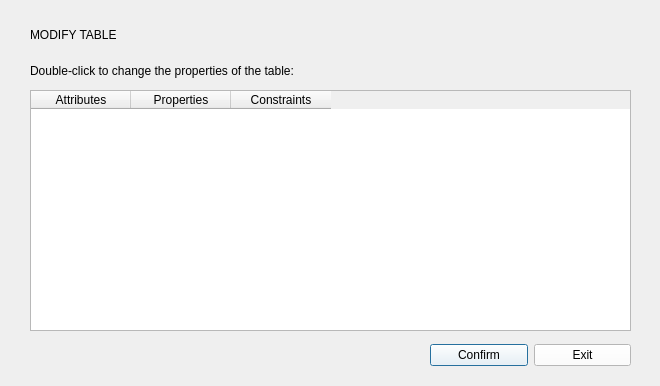
<?xml version="1.0" encoding="UTF-8"?>
<ui version="4.0">
 <class>Dialog</class>
 <widget class="QDialog" name="Dialog">
  <property name="geometry">
   <rect>
    <x>0</x>
    <y>0</y>
    <width>660</width>
    <height>386</height>
   </rect>
  </property>
  <property name="minimumSize">
   <size>
    <width>660</width>
    <height>386</height>
   </size>
  </property>
  <property name="maximumSize">
   <size>
    <width>660</width>
    <height>386</height>
   </size>
  </property>
  <property name="mouseTracking">
   <bool>true</bool>
  </property>
  <property name="windowTitle">
   <string>Modify Table</string>
  </property>
  <widget class="QLabel" name="label">
   <property name="geometry">
    <rect>
     <x>30</x>
     <y>20</y>
     <width>200</width>
     <height>30</height>
    </rect>
   </property>
   <property name="maximumSize">
    <size>
     <width>200</width>
     <height>30</height>
    </size>
   </property>
   <property name="styleSheet">
    <string notr="true">text-align: center;
font: 75 16pt &quot;MS Shell Dlg 2&quot;;
color: black;
</string>
   </property>
   <property name="text">
    <string>MODIFY TABLE</string>
   </property>
  </widget>
  <widget class="QLabel" name="label_2">
   <property name="geometry">
    <rect>
     <x>30</x>
     <y>50</y>
     <width>461</width>
     <height>41</height>
    </rect>
   </property>
   <property name="maximumSize">
    <size>
     <width>461</width>
     <height>41</height>
    </size>
   </property>
   <property name="styleSheet">
    <string notr="true">text-align: center;
font: 75 12pt &quot;MS Shell Dlg 2&quot;;
color: black;
</string>
   </property>
   <property name="text">
    <string>Double-click to change the properties of the table:</string>
   </property>
  </widget>
  <widget class="QTableWidget" name="tableWidget">
   <property name="geometry">
    <rect>
     <x>30</x>
     <y>90</y>
     <width>601</width>
     <height>241</height>
    </rect>
   </property>
   <property name="styleSheet">
    <string notr="true"/>
   </property>
   <column>
    <property name="text">
     <string>Attributes</string>
    </property>
   </column>
   <column>
    <property name="text">
     <string>Properties</string>
    </property>
   </column>
   <column>
    <property name="text">
     <string>Constraints</string>
    </property>
   </column>
  </widget>
  <widget class="QWidget" name="horizontalLayoutWidget">
   <property name="geometry">
    <rect>
     <x>430</x>
     <y>340</y>
     <width>201</width>
     <height>31</height>
    </rect>
   </property>
   <layout class="QHBoxLayout" name="horizontalLayout">
    <item>
     <widget class="QPushButton" name="pushButton">
      <property name="styleSheet">
       <string notr="true">background-color: rgb(255, 255, 255)</string>
      </property>
      <property name="text">
       <string>Confirm</string>
      </property>
     </widget>
    </item>
    <item>
     <widget class="QPushButton" name="pushButton_3">
      <property name="styleSheet">
       <string notr="true">background-color: rgb(255, 255, 255)</string>
      </property>
      <property name="text">
       <string>Exit</string>
      </property>
     </widget>
    </item>
   </layout>
  </widget>
 </widget>
 <resources/>
 <connections/>
</ui>
